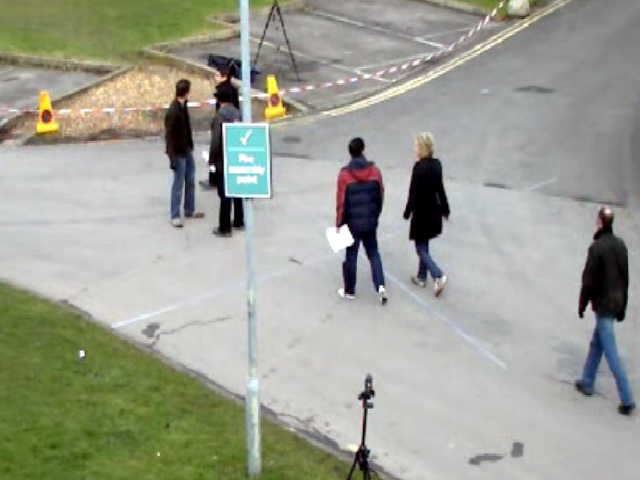
#> input picture 1/people.png, 640 x 480 px
$ jupyter execute Detection_with_HOGDescriptor.ipynb
#> lines starting #> are read from the running program, lines starting #| are printed output that depends on the picture; after the words box and inside, x2 and y2 are one past the last pixel; in counts of white or black regions, pixels touching at a corner belong together
[cell 1]
import cv2
import numpy as np
import matplotlib.pyplot as plt

[cell 2]
src = cv2.imread('../1/people.png')
#> src is the input picture: shape (480, 640, 3); mean B, G, R 148.2, 160.4, 157.8
gray = cv2.cvtColor(src, cv2.COLOR_BGR2GRAY)
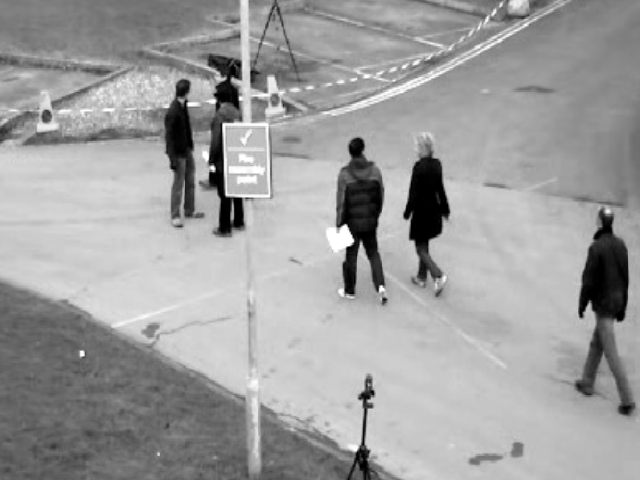
#> gray: shape (480, 640); min 0, max 255, mean 158.3

[cell 3]
hog = cv2.HOGDescriptor()
hog.setSVMDetector(cv2.HOGDescriptor_getDefaultPeopleDetector())# 사람에 대한 데이터로 SVM Classfier 세팅 (Defalut는 64X128, Daimler는 48X96으로 트레이닝)

[cell 4]
loc1, weight1 = hog.detect(src)#loc 위치, weight 확률 여기선 사람일 확률 -> confidence 라고 함.
#> loc1 = (); weight1 = ()
#loc1, weight1 = hog.detect(gray)# <- gray로 만들고 싶다면
print(len(loc1))
#| 0

# 위에서는 Training 한 사람 크기와 실제 사진의 사람 크기 사이즈가 달라서 안 찾아짐.

[cell 5]
dst2 = src.copy()
loc2, weight2 = hog.detectMultiScale(src)# 사이즈 다양하게
#> loc2 = [[136, 55, 101, 202], [381, 129, 92, 183], [307, 106, 112, 224]]; weight2 = [2.22, 2.27, 3.51]
print(len(loc2))
#| 3

[cell 6]
# 화면에 출력
for rect in loc2:
    x, y, w, h = rect
    cv2.rectangle(dst2, (x, y), (x+w, y+h), (0, 255, 0), 2)
#> this loop made 3 passes
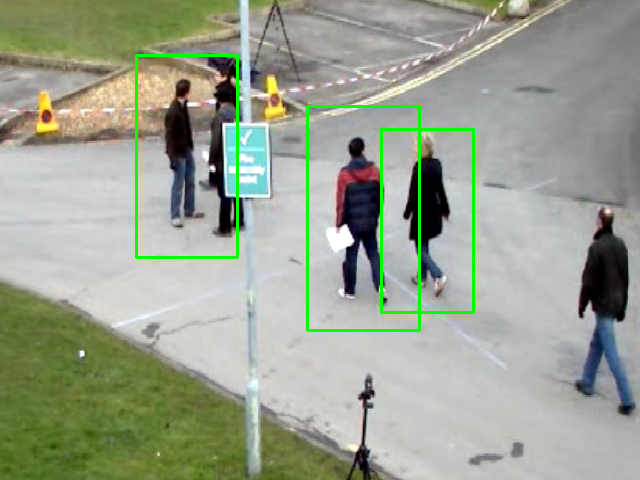
#> dst2: shape (480, 640, 3); 1.78% of pixels changed, all inside (x1, y1, x2, y2) = (135, 54, 475, 332)

dst2_rgb = cv2.cvtColor(dst2, cv2.COLOR_BGR2RGB)
plt.figure(figsize=(10, 20))
plt.axis('off')
plt.imshow(dst2_rgb)
plt.show()

[cell 7]
dst3 = src.copy()
loc3, weight3 = hog.detectMultiScale(src, winStride=(1, 1), padding=(8, 8))# (딥러닝의 CNN에서 나오는 내용) winStride->촘촘하게(겹친 사람 찾기 위해), padding->덧붙임(끝쪽 사람 찾기 위해)
#> loc3 = [[137, 57, 100, 200], [239, 0, 70, 136], [192, 47, 72, 144], [380, 127, 93, 186], [304, 105, 114, 228], [547, 207, 93, 208]]; weight3 = [2.5, 0.373, 0.643, 2.41, 3.83, 1.14]
print(len(loc3))
#| 6

for i, rect in enumerate(loc3):
    x, y, w, h = rect
    if weight3[i] > .5:
        cv2.rectangle(dst3, (x, y), (x+w, y+h), (0, 255, 0), 2)
    else:
        cv2.rectangle(dst3, (x, y), (x+w, y+h), (255, 0, 0), 2)
#> this loop made 6 passes
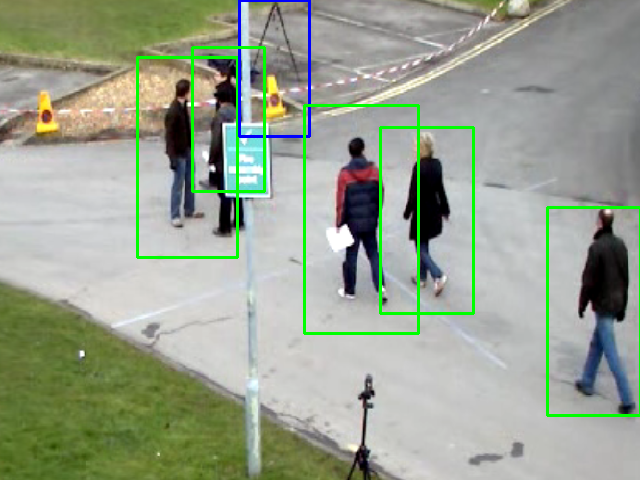
#> dst3: shape (480, 640, 3); 2.99% of pixels changed, all inside (x1, y1, x2, y2) = (136, 0, 640, 417)

dst3_rgb = cv2.cvtColor(dst3, cv2.COLOR_BGR2RGB)
plt.figure(figsize=(10, 20))
plt.axis('off')
plt.imshow(dst3_rgb)
plt.show()

$ run again, with 1/man.png copied over 1/people.png
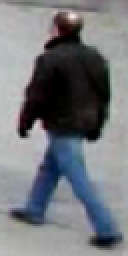
#> input picture 1/man.png, 64 x 128 px (shown 2 times larger)
#> src is the input picture: shape (128, 64, 3); mean B, G, R 122.6, 117.8, 114.8
#> `gray = cv2.cvtColor(src, cv2.COLOR_BGR2GRAY)`:
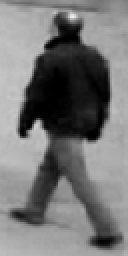
#> gray: shape (128, 64) (shown 2 times larger); min 0, max 236, mean 117.4
#> loc1 = [[0, 0]]; weight1 = [0.466]
#| 1
#> loc2 = ()
#| 0
#> loc3 = [[0, 0, 62, 127]]; weight3 = [1.01]
#| 1
#> the loop `for i, rect in enumerate(loc3):` made 1 pass
#> after the loop `for i, rect in enumerate(loc3):`:
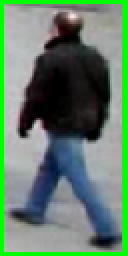
#> dst3: shape (128, 64, 3) (shown 2 times larger); 10.69% of pixels changed, all inside (x1, y1, x2, y2) = (0, 0, 64, 128)
